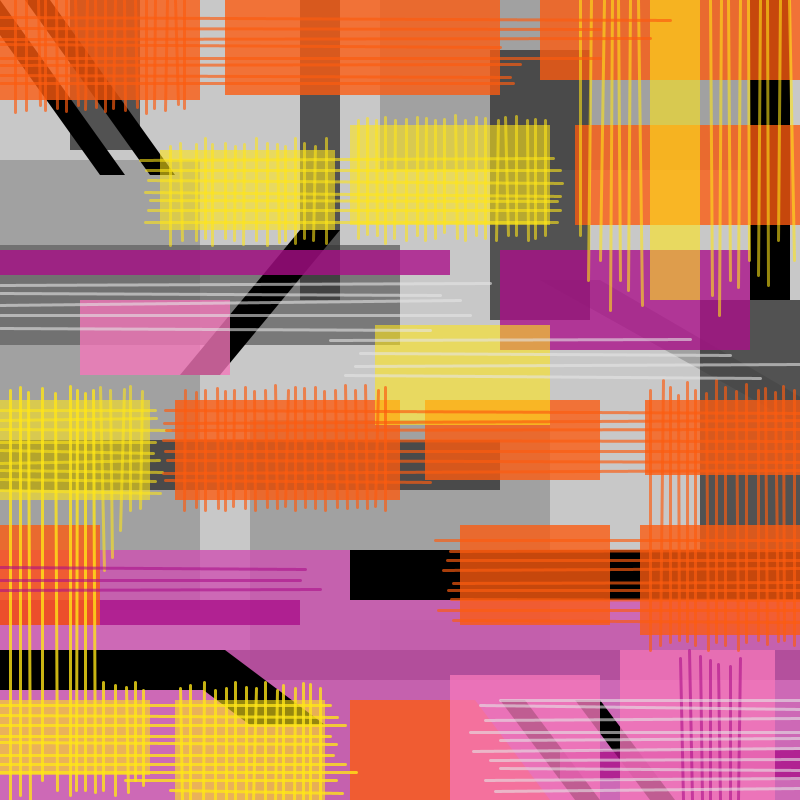
Frame 1 (no input)
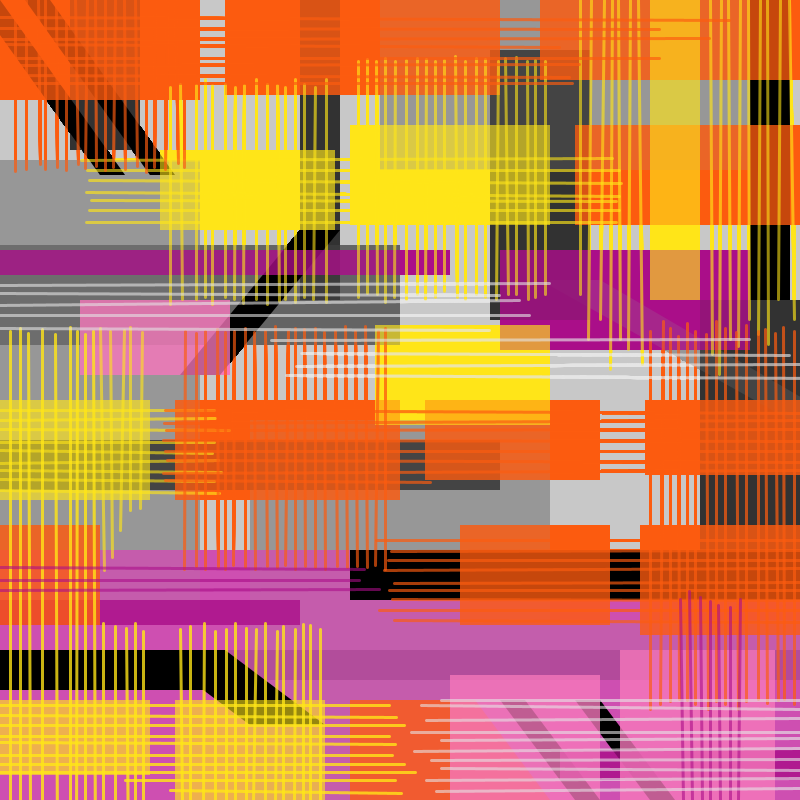
Frame 60 (the mouse pressed at the canvas centre just before this capture)
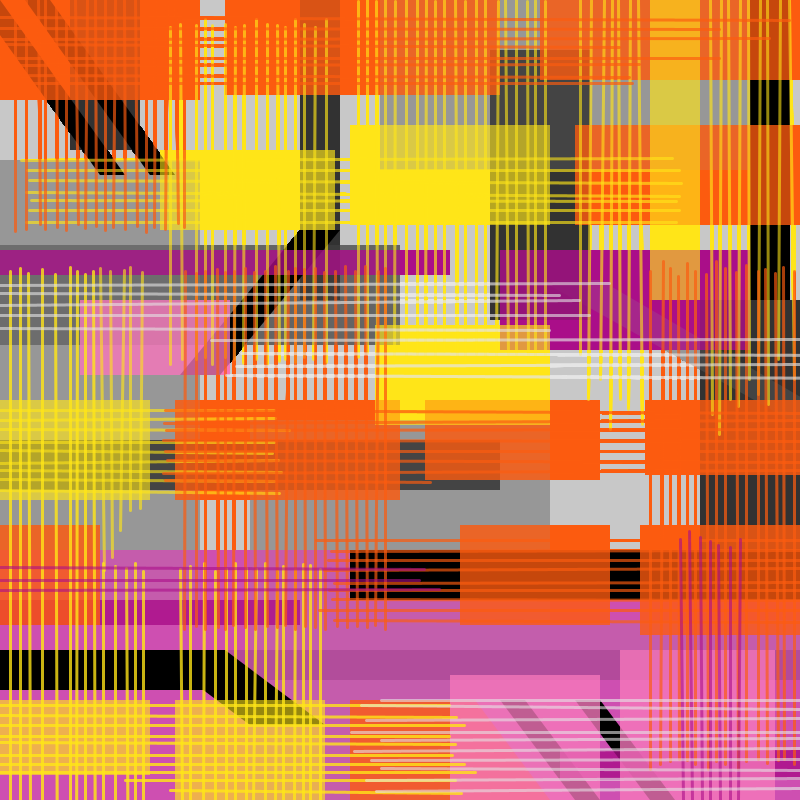
Frame 120 (the mouse held since frame 60 and released just before this capture)

The Processing sketch that drew these frames (run headless with seeded random() and noise(); from frame 60 on, the mouse is pressed at the canvas centre):

// Processing sketch: processing_132808
// ── processing_132808.pde

int xPos;
int yPos;

//Size and background color
void setup () {
size(800, 800);
background(200);
}

void draw () {
//none of the shapes will have strokes
noStroke();

//dark grey shapes top to bottom
fill(150, 200);
rect(380, 0, 400, 170);
rect(0, 160, 200, 450);
rect(380, 620, 500, 40);
rect(250, 420, 300, 500);
quad(540, 280, 600, 280, 840, 420, 790, 420);

//darker grey shapes top to bottom
fill(100, 200);
rect(0, 245, 400, 100);

//darkest grey shapes top to bottom
fill(50, 200);
rect(70, 0, 70, 150);
rect(300, 0, 40, 300);
rect(490, 50, 100, 270);
rect(0, 440, 500, 50);
rect(700, 300, 100, 300);
rect(0, 650, 800, 30);

//Pink box at bottom
fill(206, 79, 177, 200);
rect(0, 550, 800, 800);

//black shapes
fill(0);
quad(0, 0, 125, 175, 100, 175, 0, 35);
quad(25, 0, 50, 0, 175, 175, 150, 175);
rect(0, 650, 225, 40);
quad(150, 650, 225, 650, 325, 725, 250, 725);
rect(350, 550, 450, 50);
quad(500, 700, 525, 700, 600, 800, 575, 800);
quad(575, 700, 600, 700, 675, 800, 650, 800);
quad(300, 230, 340, 230, 220, 375, 180, 375);
rect(750, 0, 40, 300);

//purple shapes
fill(170, 14, 136, 200);
rect(0, 250, 450, 25);
rect(0, 600, 300, 25);
rect(500, 250, 250, 100);
rect(560, 750, 240, 30);

//orange shapes
fill(252, 91, 15, 200);
rect(0, 0, 200, 100);
rect(225, 0, 275, 95);
rect(540, 0, 750, 80);
rect(575, 125, 225, 100);
rect(175, 400, 225, 100);
rect(425, 400, 175, 80);
rect(645, 400, 155, 75);
rect(0, 525, 100, 100);
rect(460, 525, 150, 100);
rect(640, 525, 160, 110);
quad(350, 700, 475, 700, 550, 800, 350, 800);

//yellow shapes
fill(255, 230, 23, 150);
rect(160, 150, 175, 80);
rect(350, 125, 200, 100);
rect(650, 0, 50, 300);
rect(375, 325, 175, 100);
rect(0, 400, 150, 100);
rect(0, 700, 150, 75);
rect(175, 700, 150, 125);

//light pink shapes
fill(245, 119, 186, 200);
rect(450, 675, 150, 125);
rect(620, 650, 155, 150);
rect(80, 300, 150, 75);


//LINES-------------------------------------------------------
//set the stroke of all lines
strokeWeight(3);

//vertical yellow lines top
stroke(255, 230, 23, 150);
line(170, 146-yPos, 170, 245+yPos);
line(180, 143-yPos, 182, 240+yPos);
line(196, 144-yPos, 196, 240+yPos);
line(205, 138-yPos, 205, 238+yPos);
line(212, 144-yPos, 212, 245+yPos);
line(225, 143-yPos, 225, 238+yPos);
line(235, 146-yPos, 234, 240+yPos);
line(244, 144-yPos, 243, 244+yPos);
line(256, 138-yPos, 256, 240+yPos);
line(267, 143-yPos, 267, 245+yPos);
line(277, 144-yPos, 279, 242+yPos);
line(285, 146-yPos, 285, 240+yPos);
line(295, 138-yPos, 295, 243+yPos);
line(304, 143-yPos, 304, 238+yPos);
line(315, 146-yPos, 313, 240+yPos);
line(326, 138-yPos, 326, 243+yPos);
line(358, 120-yPos, 358, 238+yPos);
line(367, 118-yPos, 367, 234+yPos);
line(376, 120-yPos, 377, 235+yPos);
line(385, 117-yPos, 385, 243+yPos);
line(395, 120-yPos, 394, 238+yPos);
line(406, 119-yPos, 406, 240+yPos);
line(417, 117-yPos, 417, 235+yPos);
line(426, 118-yPos, 425, 240+yPos);
line(435, 120-yPos, 435, 238+yPos);
line(444, 119-yPos, 444, 232+yPos);
line(455, 115-yPos, 457, 238+yPos);
line(465, 120-yPos, 465, 240+yPos);
line(476, 117-yPos, 476, 235+yPos);
line(485, 118-yPos, 485, 238+yPos);
line(498, 120-yPos, 496, 240+yPos);
line(505, 117-yPos, 508, 235+yPos);
line(516, 116-yPos, 516, 235+yPos);
line(527, 120-yPos, 528, 240+yPos);
line(535, 119-yPos, 535, 238+yPos);
line(545, 120-yPos, 545, 235+yPos);

line(580, 0, 580, 235+yPos);
line(591, 0, 588, 280+yPos);
line(604, 0, 600, 260+yPos);
line(612, 0, 610, 310+yPos);
line(618, 0, 620, 280+yPos);
line(630, 0, 628, 290+yPos);
line(638, 0, 642, 305+yPos);

line(710, 0, 712, 295+yPos);
line(721, 0, 719, 315+yPos);
line(728, 0, 730, 280+yPos);
line(740, 0, 738, 287+yPos);
line(748, 0, 749, 260+yPos);
line(760, 0, 758, 275+yPos);
line(767, 0, 768, 285+yPos);
line(780, 0, 778, 240+yPos);
line(789, 0, 794, 260+yPos);

//hoizontal yellow lines top
line(140-xPos, 160, 553+xPos, 158);
line(146-xPos, 170, 560+xPos, 170);
line(148-xPos, 180, 562+xPos, 183);
line(145-xPos, 192, 560+xPos, 196);
line(150-xPos, 200, 557+xPos, 201);
line(148-xPos, 210, 560+xPos, 210);
line(145-xPos, 222, 557+xPos, 222);

//vertical yellow lines middle
line(100, 387-yPos, 104, 570);
line(110, 390-yPos, 112, 557);
line(124, 389-yPos, 120, 530);
line(130, 386-yPos, 130, 510);
line(142, 391-yPos, 140, 508);

//horizontal yellow lines middle
line(0, 410, 155+xPos, 410);
line(0, 420, 156+xPos, 418);
line(0, 429, 170+xPos, 430);
line(0, 442, 155+xPos, 442);
line(0, 450, 153+xPos, 453);
line(0, 463, 159+xPos, 460);
line(0, 470, 162+xPos, 472);
line(0, 479, 155+xPos, 481);
line(0, 490, 160+xPos, 493);

//vertical yellow lines bottom left
stroke(255, 230, 23, 200);
line(10, 390-yPos, 10, 800);
line(20, 387-yPos, 20, 795+yPos);
line(28, 392-yPos, 30, 800);
line(42, 388-yPos, 42, 780+yPos);
line(55, 393-yPos, 57, 790+yPos);
line(70, 386-yPos, 70, 795+yPos);
line(77, 390-yPos, 76, 790+yPos);
line(85, 393-yPos, 85, 790+yPos);
line(93, 390-yPos, 95, 792+yPos);
line(103, 682-yPos, 103, 790+yPos);
line(115, 685-yPos, 115, 795+yPos);
line(126, 687-yPos, 128, 792+yPos);
line(135, 682-yPos, 135, 780+yPos);
line(143, 690-yPos, 143, 785+yPos);

//vertical yellow lines second bottom left
line(180, 688-yPos, 182, 800);
line(190, 685-yPos, 190, 800);
line(204, 682-yPos, 203, 800);
line(215, 690-yPos, 215, 800);
line(226, 688-yPos, 226, 800);
line(235, 682-yPos, 235, 800);
line(246, 687-yPos, 246, 800);
line(256, 688-yPos, 253, 800);
line(265, 682-yPos, 265, 800);
line(277, 690-yPos, 275, 800);
line(283, 685-yPos, 283, 800);
line(295, 688-yPos, 294, 800);
line(303, 683-yPos, 303, 800);
line(310, 684-yPos, 310, 800);
line(320, 688-yPos, 320, 800);

//horizontal yellow lines bottom left
line(0, 705, 330+xPos, 705);
line(0, 715, 337+xPos, 717);
line(0, 725, 345+xPos, 725);
line(0, 736, 330+xPos, 736);
line(0, 742, 336+xPos, 744);
line(0, 755, 333+xPos, 755);
line(0, 764, 345+xPos, 764);
line(0, 772, 356+xPos, 772);
line(125, 780, 336+xPos, 780);
line(170, 790, 342+xPos, 793);

//top horizontal orange lines
stroke(252, 91, 15, 170);
line(0, 17, 670+xPos, 20);
line(0, 28, 600+xPos, 29);
line(0, 39, 650+xPos, 38);
line(0, 44, 500+xPos, 47);
line(0, 58, 600+xPos, 58);
line(0, 65, 520+xPos, 64);
line(0, 75, 510+xPos, 77);
line(0, 83, 513+xPos, 83);

//top vertical orange lines
line(15, 0, 15, 112+yPos);
line(26, 0, 26, 110+yPos);
line(38, 0, 40, 105+yPos);
line(45, 0, 45, 110+yPos);
line(56, 0, 57, 108+yPos);
line(66, 0, 66, 111+yPos);
line(75, 0, 78, 105+yPos);
line(87, 0, 85, 109+yPos);
line(95, 0, 96, 107+yPos);
line(105, 0, 105, 111+yPos);
line(115, 0, 113, 108+yPos);
line(124, 0, 125, 110+yPos);
line(135, 0, 137, 107+yPos);
line(146, 0, 146, 113+yPos);
line(155, 0, 154, 108+yPos);
line(167, 0, 165, 110+yPos);
line(175, 0, 178, 104+yPos);
line(184, 0, 184, 108+yPos);

//middle vertical orange lines
line(185, 390-yPos, 184, 510+yPos);
line(196, 392-yPos, 196, 507+yPos);
line(205, 390-yPos, 205, 510+yPos);
line(217, 388-yPos, 218, 508+yPos);
line(225, 391-yPos, 225, 510+yPos);
line(234, 390-yPos, 233, 506+yPos);
line(245, 387-yPos, 245, 508+yPos);
line(254, 391-yPos, 255, 510+yPos);
line(265, 390-yPos, 267, 507+yPos);
line(275, 385-yPos, 277, 508+yPos);
line(288, 390-yPos, 285, 506+yPos);
line(295, 387-yPos, 295, 510+yPos);
line(304, 388-yPos, 305, 507+yPos);
line(315, 387-yPos, 315, 508+yPos);
line(324, 391-yPos, 325, 510+yPos);
line(335, 390-yPos, 337, 507+yPos);
line(345, 385-yPos, 347, 508+yPos);
line(355, 390-yPos, 357, 507+yPos);
line(365, 385-yPos, 367, 508+yPos);
line(378, 390-yPos, 375, 506+yPos);
line(385, 387-yPos, 385, 510+yPos);

//middle horizontal orange lines
line(165, 410, 800, 413);
line(164, 423, 800, 420);
line(166, 430, 800, 429);
line(163, 440, 800, 441);
line(165, 451, 800, 451);
line(167, 460, 800, 462);
line(163, 473, 800, 470);
line(165, 480, 430, 482);

//bottom vertical orange lines
line(650, 390-yPos, 650, 650+yPos);
line(663, 380-yPos, 660, 645+yPos);
line(670, 387-yPos, 670, 642+yPos);
line(678, 395-yPos, 679, 640+yPos);
line(687, 382-yPos, 687, 641+yPos);
line(695, 390-yPos, 695, 645+yPos);
line(706, 393-yPos, 708, 650+yPos);
line(716, 380-yPos, 716, 642+yPos);
line(725, 387-yPos, 725, 645+yPos);
line(736, 391-yPos, 738, 650+yPos);
line(746, 384-yPos, 746, 642+yPos);
line(758, 390-yPos, 758, 640+yPos);
line(765, 388-yPos, 767, 644+yPos);
line(775, 392-yPos, 778, 641+yPos);
line(783, 386-yPos, 784, 640+yPos);
line(794, 390-yPos, 794, 645+yPos);

//bottom horizontal orange lines
line(435-xPos, 540, 800, 540);
line(450-xPos, 551, 800, 550);
line(447-xPos, 560, 800, 560);
line(443-xPos, 570, 800, 568);
line(453-xPos, 583, 800, 582);
line(448-xPos, 590, 800, 590);
line(451-xPos, 599, 800, 600);
line(438-xPos, 610, 800, 610);
line(453-xPos, 620, 800, 622);

//horizontal purple lines
stroke(170, 14, 136, 150);
line(0, 590, 320+xPos, 589);
line(0, 580, 300+xPos, 580);
line(0, 567, 305+xPos, 569);

//vertical purple lines
line(680, 658-yPos, 683, 800);
line(689, 650-yPos, 692, 800);
line(700, 656-yPos, 702, 800);
line(710, 660-yPos, 710, 800);
line(718, 664-yPos, 720, 800);
line(730, 666-yPos, 730, 800);
line(740, 658-yPos, 738, 800);

//grey lines top to bottom
stroke(230, 150);
line(0, 285, 490+xPos, 283);
line(0, 293, 440+xPos, 295);
line(0, 305, 460+xPos, 300);
line(0, 315, 470+xPos, 315);
line(0, 328, 430+xPos, 330);
line(330-xPos, 340, 690+xPos, 339);
line(360-xPos, 353, 730+xPos, 355);
line(355-xPos, 366, 800, 364);
line(345-xPos, 375, 760+xPos, 378);

line(500-xPos, 700, 800, 700);
line(480-xPos, 705, 800, 709);
line(485-xPos, 720, 800, 718);
line(470-xPos, 732, 800, 732);
line(500-xPos, 740, 800, 738);
line(473-xPos, 751, 800, 748);
line(490-xPos, 760, 800, 759);
line(500-xPos, 768, 800, 770);
line(485-xPos, 780, 800, 778);
line(495-xPos, 791, 800, 788);

xPos++;
yPos++;

}

/* 
The artist I chose was Juju Sun. I attempted to reflect her style
through the use of color, and the orientation of lines and rectangles 
to create horizontal movement seen in Sun's abstract paintings. I also
used transparency and linework to attempt to reference her use of 
texture. 
*/
